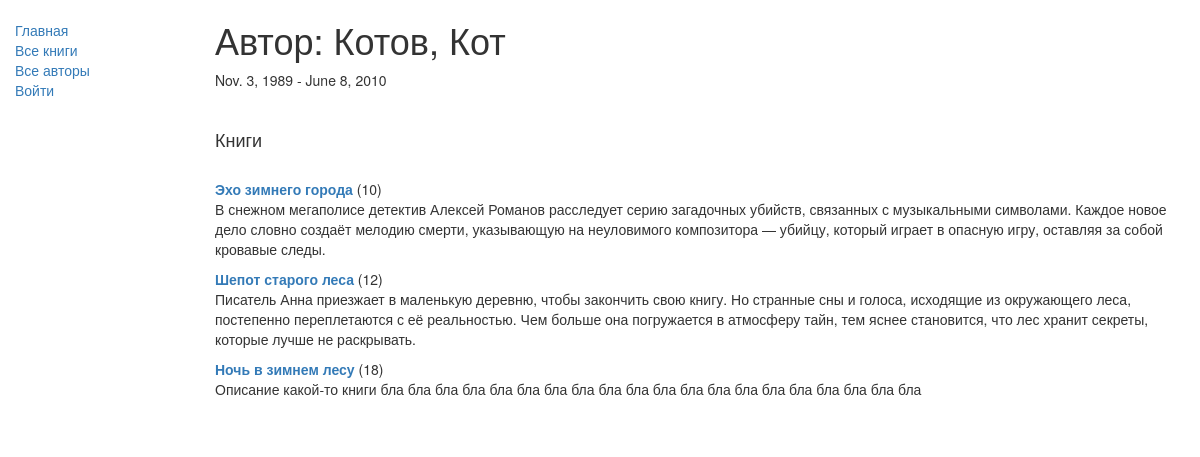
Screenshot of /catalog/author/7 with the database file from the repository.
### catalog/models.py (models this page shows, shortened)
class Author(models.Model):
    first_name = models.CharField(max_length=100)
    last_name = models.CharField(max_length=100)
    date_of_birth = models.DateField(null=True, blank=True)
    date_of_death = models.DateField('Died', null=True, blank=True)
    class Meta:
        ordering = ['last_name']

class Book(models.Model):
    title = models.CharField(max_length=200)
    author = models.ForeignKey('Author', on_delete=models.SET_NULL, null=True)
    summary = models.TextField(max_length=1000, help_text='Enter a brief description of the book')
    isbn = models.CharField('ISBN',
                            max_length=13,
                            help_text='13 Character <a href="https://www.isbn-international.org/content/what-isbn">ISBN number</a>')
    genre = models.ManyToManyField(Genre, help_text='Select a genre for this book')
    language = models.ForeignKey('Language', on_delete=models.SET_NULL, null=True)
    def display_genre(self):
        return ', '.join([ genre.name for genre in self.genre.all()[:3] ])
    display_genre.short_description = 'Genre'

### catalog/views.py (the view)
# urls.py: path('author/<int:pk>', views.AuthorDetailView.as_view(), name='author-detail'),
class AuthorDetailView(generic.DetailView):
    model = Author

### catalog/templates/catalog/author_detail.html (shortened to what this page needs)
{% extends "base_generic.html" %}
{% block content %}
    <h1>Автор: {{ author.last_name }}, {{ author.first_name }}</h1>
    <p>
        {{ author.date_of_birth }} -
        {% if author.date_of_death %}
            {{ author.date_of_death }}
        {% endif %}
    </p>
    <br><h4>Книги</h4><br>
    {% for book in author.book_set.all %}
        <div>
            <a href="{% url 'book-detail' book.pk %}"><strong>{{ book.title }}</strong></a> ({{ book.id }})
            <p>{{ book.summary }}</p>
        </div>
    {% endfor %}
    <br>
{% endblock %}

### rows the page displays
Author: last_name "Котов", first_name "Кот", date_of_birth "Nov. 3, 1989", date_of_death "June 8, 2010"
Book: title "Эхо зимнего города", id "10", summary "В снежном мегаполисе детектив Алексей Романов расследует серию загадочных убийств, связанных с музыкальными символами. Каждое новое дело словно создаёт мелодию смерти, указывающую на неуловимого композитора — убийцу, который играет в опасную игру, оставляя за собой кровавые следы."
Book: title "Шепот старого леса", id "12", summary "Писатель Анна приезжает в маленькую деревню, чтобы закончить свою книгу. Но странные сны и голоса, исходящие из окружающего леса, постепенно переплетаются с её реальностью. Чем больше она погружается в атмосферу тайн, тем яснее становится, что лес хранит секреты, которые лучше не раскрывать."
Book: title "Ночь в зимнем лесу", id "18", summary "Описание какой-то книги бла бла бла бла бла бла бла бла бла бла бла бла бла бла бла бла бла бла бла бла"
